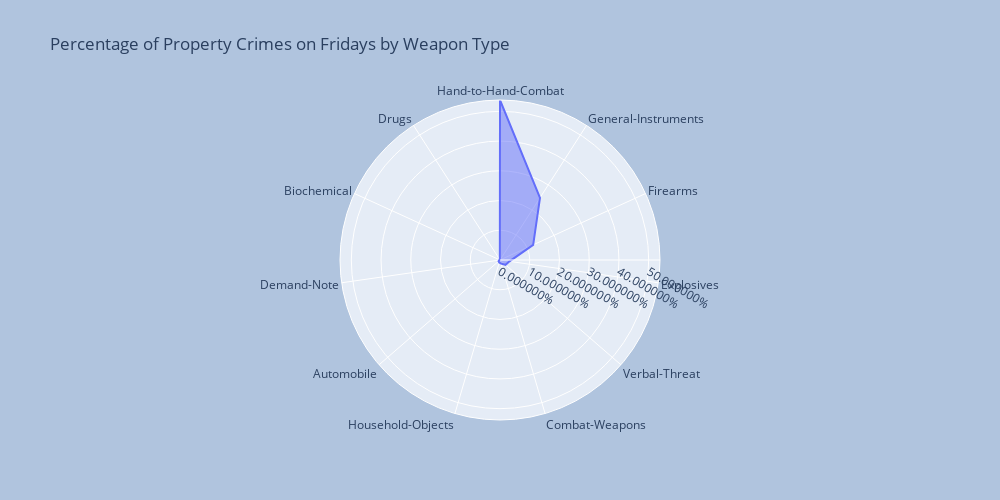

This figure's notebook cell:
### Code cell
fig = px.line_polar(property_friday_crimes, 
                    r='Percent of weapon types reported', 
                    theta='Type of Weapon', 
                    line_close=True,
                    title="Percentage of Property Crimes on Fridays by Weapon Type"
                   )
fig.update_traces(
    fill='toself', 
    name='Type of weapons'
    )
fig.update_layout(
    autosize=False,
    width=1000,
    height=500,
    paper_bgcolor="LightSteelBlue",
    )
fig.update_polars(radialaxis_tickformat='%')
fig.show()

### Figure 1 — Plotly figure (JSON) as saved in the notebook; plotly's stock layout.template omitted (floating-point values rounded to 4 significant figures)
{"data": [{"fill": "toself", "hovertemplate": "Percent of weapon types reported=%{r}<br>Type of Weapon=%{theta}<extra></extra>", "legendgroup": "", "line": {"color": "#636efa", "dash": "solid"}, "marker": {"symbol": "circle"}, "mode": "lines", "name": "Type of weapons", "r": [0.5381, 0.2488, 0.1227, 0.03215, 0.02473, 0.01286, 0.008902, 0.006429, 0.002967, 0.001484, 0.0009891, 0.5381], "showlegend": false, "subplot": "polar", "theta": ["Hand-to-Hand-Combat", "General-Instruments", "Firearms", "Explosives", "Verbal-Threat", "Combat-Weapons", "Household-Objects", "Automobile", "Demand-Note", "Biochemical", "Drugs", "Hand-to-Hand-Combat"], "type": "scatterpolar"}], "layout": {"autosize": false, "height": 500, "legend": {"tracegroupgap": 0}, "paper_bgcolor": "LightSteelBlue", "polar": {"angularaxis": {"direction": "clockwise", "rotation": 90}, "domain": {"x": [0, 1], "y": [0, 1]}, "radialaxis": {"tickformat": "%"}}, "title": {"text": "Percentage of Property Crimes on Fridays by Weapon Type"}, "width": 1000}}
